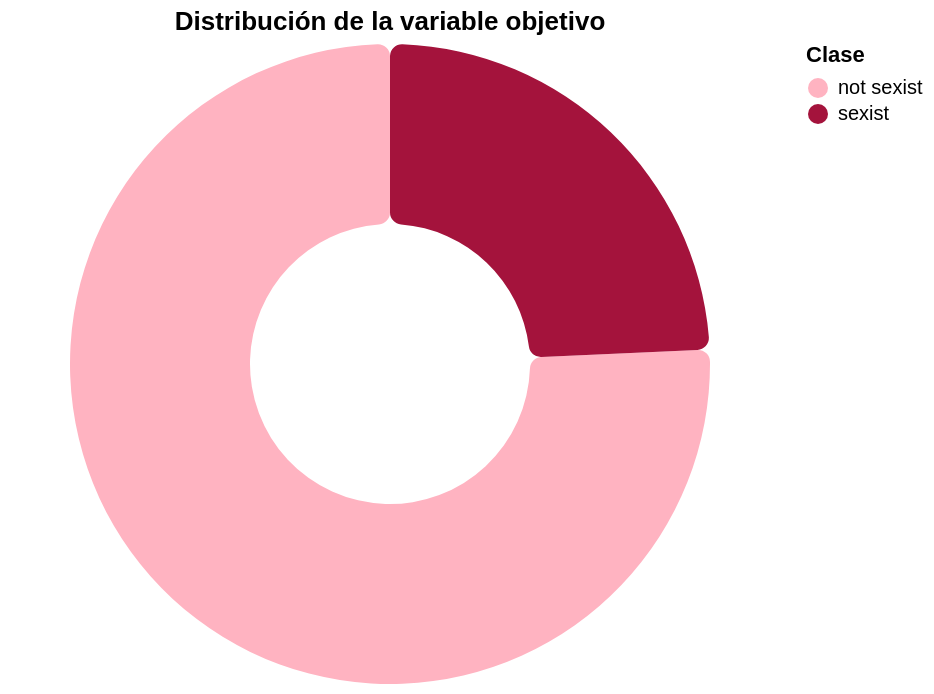

Source (notebook cell):
### Markdown cell above
### Visualización — gráfico de anillo interactivo

El anillo muestra la proporción de cada clase; al pasar el cursor se ven los
valores exactos.

### Code cell
donut = (
    alt.Chart(conteo_clase.to_pandas())
    .mark_arc(innerRadius=70, cornerRadius=6)
    .encode(
        theta=alt.Theta("count:Q"),
        color=alt.Color(
            "label_sexist:N",
            scale=alt.Scale(domain=["not sexist", "sexist"],
                            range=["#FFB3C1", "#A4133C"]),
            legend=alt.Legend(title="Clase"),
        ),
        tooltip=["label_sexist:N", "count:Q", "pct:Q"],
    )
    .properties(width=380, height=320, title="Distribución de la variable objetivo")
)
donut

### Figure 1 — Vega specification as saved in the notebook (floating-point values rounded to 4 significant figures)
{"$schema": "https://vega.github.io/schema/vega/v6.json", "data": [{"name": "source_0", "values": [{"count": 15146, "count_end": 20000.0, "count_start": 4854.0, "label_sexist": "not sexist", "pct": 75.73}, {"count": 4854, "count_end": 4854.0, "count_start": 0.0, "label_sexist": "sexist", "pct": 24.27}]}], "marks": [{"type": "arc", "name": "marks", "from": {"data": "source_0"}, "encode": {"update": {"cornerRadius": {"value": 6}, "endAngle": {"field": "count_start", "scale": "theta"}, "y": {"signal": "height", "mult": 0.5}, "fill": {"field": "label_sexist", "scale": "color"}, "innerRadius": {"value": 70}, "tooltip": {"signal": "{\"label_sexist\": isValid(datum[\"label_sexist\"]) ? isArray(datum[\"label_sexist\"]) ? join(datum[\"label_sexist\"], '\\n') : datum[\"label_sexist\"] : \"\"+datum[\"label_sexist\"], \"count\": format(datum[\"count\"], \"\"), \"pct\": format(datum[\"pct\"], \"\")}"}, "x": {"signal": "width", "mult": 0.5}, "outerRadius": {"signal": "min(width,height)/2"}, "startAngle": {"field": "count_end", "scale": "theta"}}}, "style": ["arc"]}], "scales": [{"name": "theta", "type": "linear", "domain": {"data": "source_0", "fields": ["count_start", "count_end"]}, "range": [0, 6.283], "zero": true}, {"name": "color", "type": "ordinal", "domain": ["not sexist", "sexist"], "range": ["#FFB3C1", "#A4133C"]}], "title": {"text": "Distribución de la variable objetivo", "frame": "group"}, "background": "white", "height": 320, "style": "view", "legends": [{"title": "Clase", "fill": "color", "symbolType": "circle"}], "width": 380, "padding": 5}
